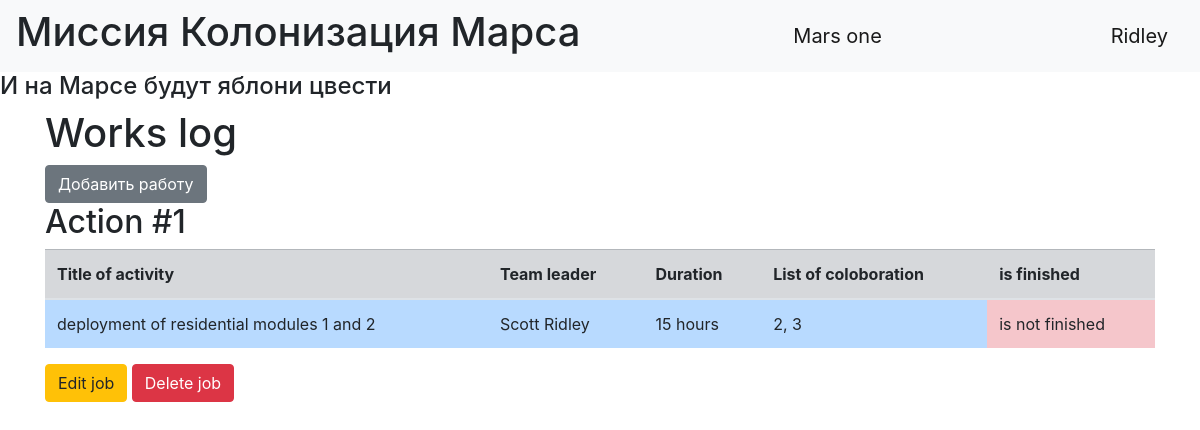
The page /index (signed in) on the database as committed earlier.
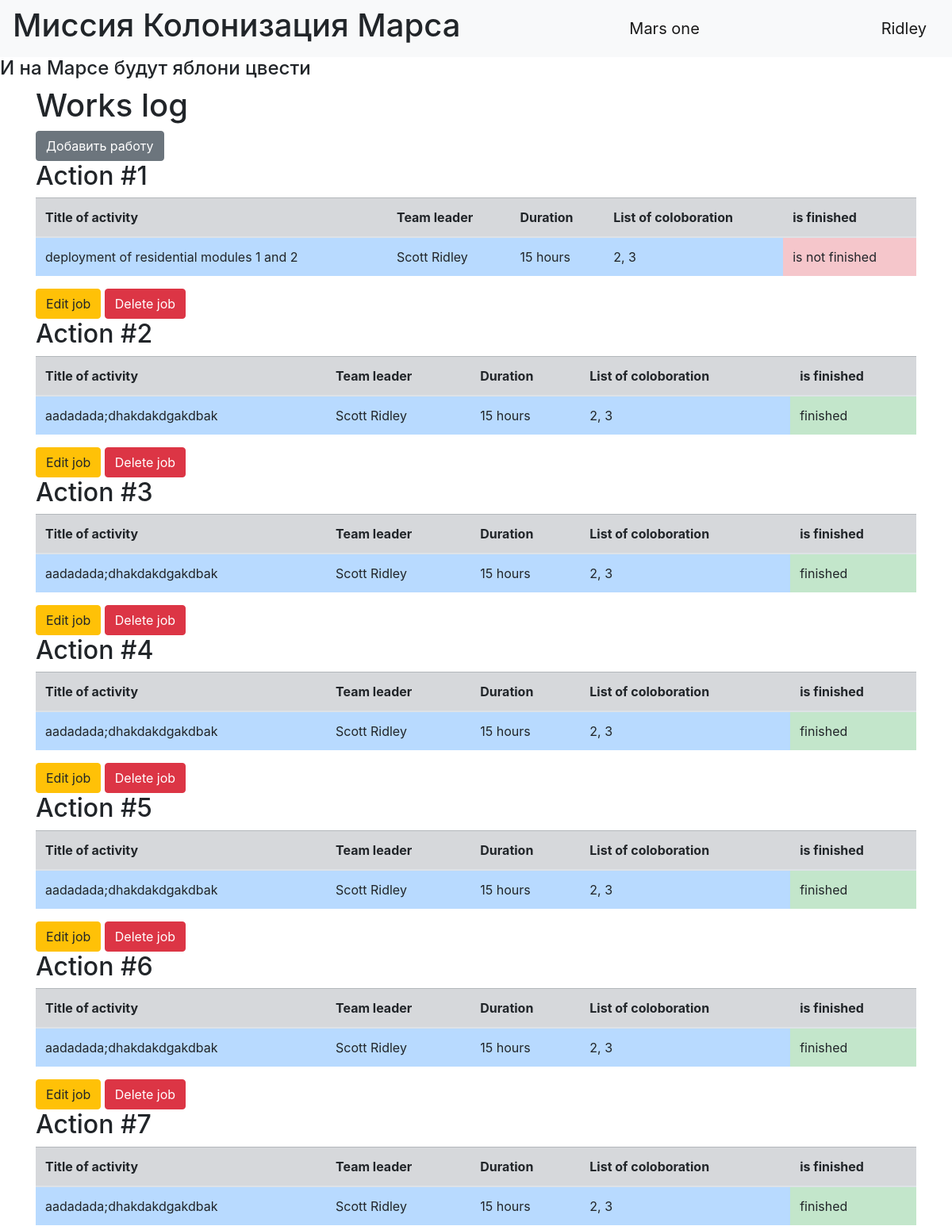
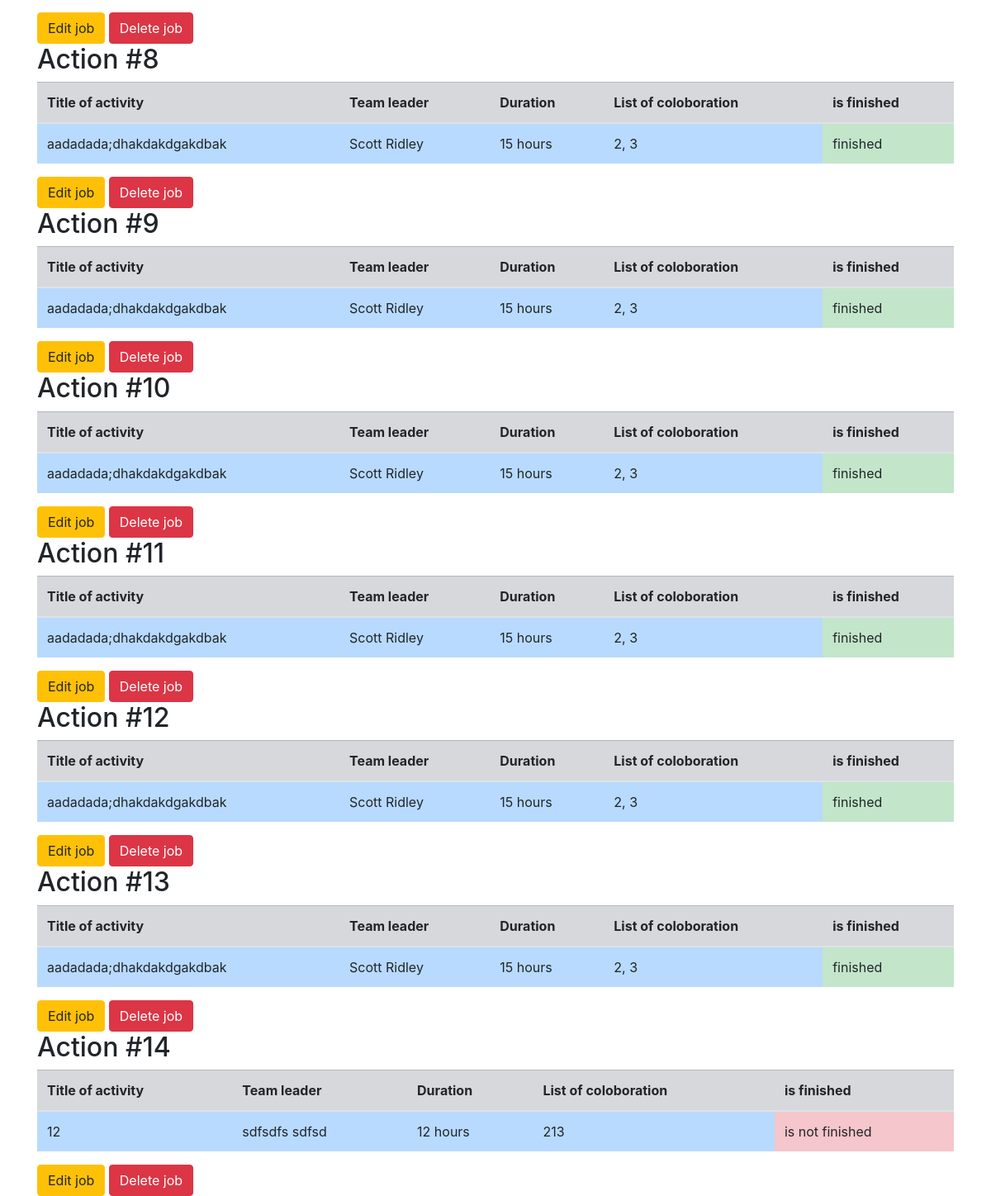
The same page on the database as committed later (2 pictures, top to bottom).
### data/users.py (models this page shows, shortened)
class User(SqlAlchemyBase, UserMixin, SerializerMixin):
    __tablename__ = 'users'
    id = sqlalchemy.Column(sqlalchemy.Integer,
                           primary_key=True,
                           autoincrement=True)
    surname = sqlalchemy.Column(sqlalchemy.String,
                                nullable=True)
    name = sqlalchemy.Column(sqlalchemy.String,
                             nullable=True)
    age = sqlalchemy.Column(sqlalchemy.Integer,
                            nullable=True)
    position = sqlalchemy.Column(sqlalchemy.String,
                                 nullable=True)
    address = sqlalchemy.Column(sqlalchemy.String,
                                nullable=True)
    email = sqlalchemy.Column(sqlalchemy.String,
                              index=True,
                              unique=True,
                              nullable=True)
    speciality = sqlalchemy.Column(sqlalchemy.String,
                                   nullable=True)
    hashed_password = sqlalchemy.Column(sqlalchemy.String,
                                        nullable=True)
    modified_date = sqlalchemy.Column(sqlalchemy.DateTime,
                                      default=datetime.datetime.now)
    jobs = orm.relation("Jobs", back_populates='user')

### data/jobs.py (models this page shows)
class Jobs(SqlAlchemyBase, UserMixin, SerializerMixin):
    __tablename__ = 'jobs'
    id = sqlalchemy.Column(sqlalchemy.Integer,
                           primary_key=True,
                           autoincrement=True)
    job = sqlalchemy.Column(sqlalchemy.String,
                            nullable=True)
    work_size = sqlalchemy.Column(sqlalchemy.INTEGER)
    collaborators = sqlalchemy.Column(sqlalchemy.String,
                                      nullable=True)
    start_date = sqlalchemy.Column(sqlalchemy.DateTime,
                                   default=datetime.datetime.now)
    end_date = sqlalchemy.Column(sqlalchemy.DateTime,
                                 default=datetime.datetime.now)
    is_finished = sqlalchemy.Column(sqlalchemy.BOOLEAN,
                                    nullable=True)
    team_leader_id = sqlalchemy.Column(sqlalchemy.Integer, sqlalchemy.ForeignKey("users.id"))
    user = orm.relation('User')

### main.py (the view)
@app.route('/')
@app.route('/index')
def index():
    db_sess = db_session.create_session()
    if current_user.is_authenticated:
        jobs = db_sess.query(Jobs).filter(
            (Jobs.user == current_user) | (Jobs.is_finished != True))
    else:
        jobs = db_sess.query(Jobs).filter(Jobs.is_finished != True)
    return render_template("index.html", jobs=jobs)

### data/db_session.py (called while the page is built)
def create_session() -> Session:
    global __factory
    return __factory()

### main.py (called while the page is built)
@login_manager.user_loader
def load_user(user_id):
    db_sess = db_session.create_session()
    return db_sess.query(User).get(user_id)

### templates/index.html
{% extends "base.html" %}
{% block content %}
<h1>Works log</h1>
{% if current_user.is_authenticated %}
    <a href="jobs" class="btn btn-secondary">Добавить работу</a>
{% endif %}
{% for item in jobs %}
<h2>Action #{{item.id}}</h2>
<table class="table">
  <thead>
    <tr class="table-secondary">
      <th scope="col">Title of activity</th>
      <th scope="col">Team leader</th>
      <th scope="col">Duration</th>
      <th scope="col">List of coloboration</th>
      <th scope="col">is finished</th>
    </tr>
  </thead>
  <tbody>
    <tr>
      <td class="table-primary">{{item.job}}</td>
      <td class="table-primary">{{item.user.surname}} {{item.user.name}}</td>
      <td class="table-primary">{{item.work_size}} hours</td>
      <td class="table-primary">{{item.collaborators}}</td>
      {% if item.is_finished == False %}
        <td class="table-danger">is not finished</td>
      {% else %}
        <td class="table-success">finished</td>
      {% endif %}
    </tr>
  </tbody>
</table>
{% if current_user.is_authenticated and (current_user.id == item.user.id or current_user.id == 1) %}
<div>
  <a href="/jobs/{{ item.id }}" class="btn btn-warning">
      Edit job
  </a>
  <a href="/jobs_delete/{{ item.id }}" class="btn btn-danger">
      Delete job
  </a>
</div>
{% endif %}
{% endfor %}
{% endblock %}

### templates/base.html (shortened to what this page needs)
<!doctype html>
<html lang="en">
<head>
    <link rel="stylesheet" type="text/css" href="../static/css/style.css" />
    <link rel="stylesheet"
          href="https://stackpath.bootstrapcdn.com/bootstrap/4.4.1/css/bootstrap.min.css"
>
</head>
<body>
<header>
    <nav class="navbar navbar-light bg-light">
        <h1>Миссия Колонизация Марса</h1>
        <a class="navbar-brand" href="#">Mars one</a>
        {% if current_user.is_authenticated %}
          <a class="navbar-brand" href="/logout">{{ current_user.name }}</a>
        {% else %}
        <p>
          <a class="btn btn-primary " href="/register">Зарегистрироваться</a>
          <a class="btn btn-success" href="/login">Войти</a>
        </p>
        {% endif %}
    </nav>
</header>
<h4>И на Марсе будут яблони цвести</h4>
<main role="main" class="container">
    {% block content %}
    {% endblock %}
</main>
</body>
</html>

Rows that differ between the two databases and show on the page:
added Jobs: id "2", job "aadadada;dhakdakdgakdbak", user.surname "Scott", user.name "Ridley", work_size "15", collaborators "2, 3", is_finished "finished"
added Jobs: id "3", job "aadadada;dhakdakdgakdbak", user.surname "Scott", user.name "Ridley", work_size "15", collaborators "2, 3", is_finished "finished"
added Jobs: id "4", job "aadadada;dhakdakdgakdbak", user.surname "Scott", user.name "Ridley", work_size "15", collaborators "2, 3", is_finished "finished"
added Jobs: id "5", job "aadadada;dhakdakdgakdbak", user.surname "Scott", user.name "Ridley", work_size "15", collaborators "2, 3", is_finished "finished"
added Jobs: id "6", job "aadadada;dhakdakdgakdbak", user.surname "Scott", user.name "Ridley", work_size "15", collaborators "2, 3", is_finished "finished"
added Jobs: id "7", job "aadadada;dhakdakdgakdbak", user.surname "Scott", user.name "Ridley", work_size "15", collaborators "2, 3", is_finished "finished"
added Jobs: id "8", job "aadadada;dhakdakdgakdbak", user.surname "Scott", user.name "Ridley", work_size "15", collaborators "2, 3", is_finished "finished"
added Jobs: id "9", job "aadadada;dhakdakdgakdbak", user.surname "Scott", user.name "Ridley", work_size "15", collaborators "2, 3", is_finished "finished"
added Jobs: id "10", job "aadadada;dhakdakdgakdbak", user.surname "Scott", user.name "Ridley", work_size "15", collaborators "2, 3", is_finished "finished"
added Jobs: id "11", job "aadadada;dhakdakdgakdbak", user.surname "Scott", user.name "Ridley", work_size "15", collaborators "2, 3", is_finished "finished"
added Jobs: id "12", job "aadadada;dhakdakdgakdbak", user.surname "Scott", user.name "Ridley", work_size "15", collaborators "2, 3", is_finished "finished"
added Jobs: id "13", job "aadadada;dhakdakdgakdbak", user.surname "Scott", user.name "Ridley", work_size "15", collaborators "2, 3", is_finished "finished"
added Jobs: id "14", job "12", user.surname "sdfsdfs", user.name "sdfsd", work_size "12", collaborators "213", is_finished "is not finished"
